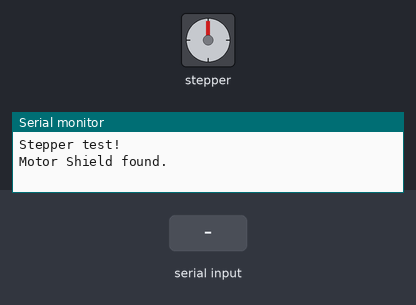
The sketch below on a simulated Arduino Uno, built with avr-gcc and run on an emulated ATmega328P. On the bench: stepper motor, the last lines printed to the serial monitor. The inputs (shaded band) are chosen by the test bench. Stepper angles assume 200 steps per turn.

Above: at 1.2 s.
1.3 s: "1" received over Serial
At 1.75 s:
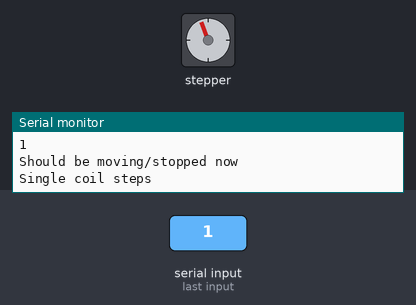
At 2.35 s:
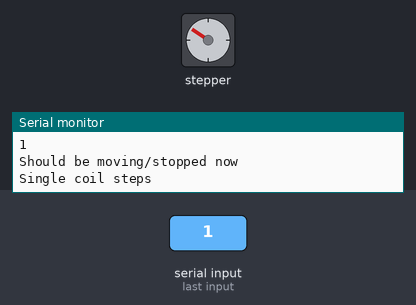
4.3 s: "0" received over Serial
At 4.46 s:
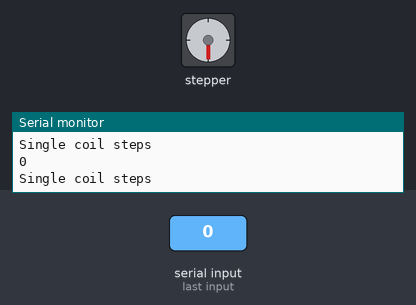
7.3 s: "2" received over Serial
Timing chart, 0 to 16.3 s (numbered marks = the images above; inputs shaded):
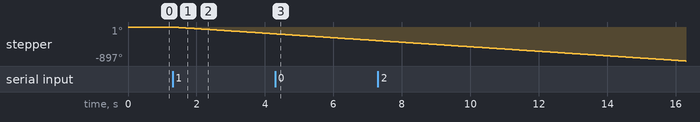

The sketch:

motorTest2.ino
```cpp
#include <Wire.h>
#include <Adafruit_MotorShield.h>
//#include "utility/Adafruit_PWMServoDriver.h"
Adafruit_MotorShield AFMS = Adafruit_MotorShield();
Adafruit_StepperMotor *myMotor = AFMS.getStepper(200, 1);

bool moving = false;


void setup() {
  Serial.begin(9600);           // set up Serial library at 9600 bps
  while (!Serial);
  Serial.println("Stepper test!");

  if (!AFMS.begin()) {         // create with the default frequency 1.6KHz
  // if (!AFMS.begin(1000)) {  // OR with a different frequency, say 1KHz
    Serial.println("Could not find Motor Shield. Check wiring.");
    while (1);
  }
  Serial.println("Motor Shield found.");

  myMotor->setSpeed(10);  // 10 rpm
}

void loop() {
  if(moving)
  {
    Serial.println("Single coil steps");
    myMotor->step(100, BACKWARD, SINGLE);
  }
  if(Serial.available())
  {
    char input = Serial.read();
    //Serial.print("You typed: " );
    Serial.println(input);
    if(input == '1')
    {
      Serial.println("Should be moving/stopped now");
      moving = !moving;
    }
  }
}
```

Measured:
- after the input at 1.3 s, stepper: keeps turning counter-clockwise at about 60°/s, starting at once
